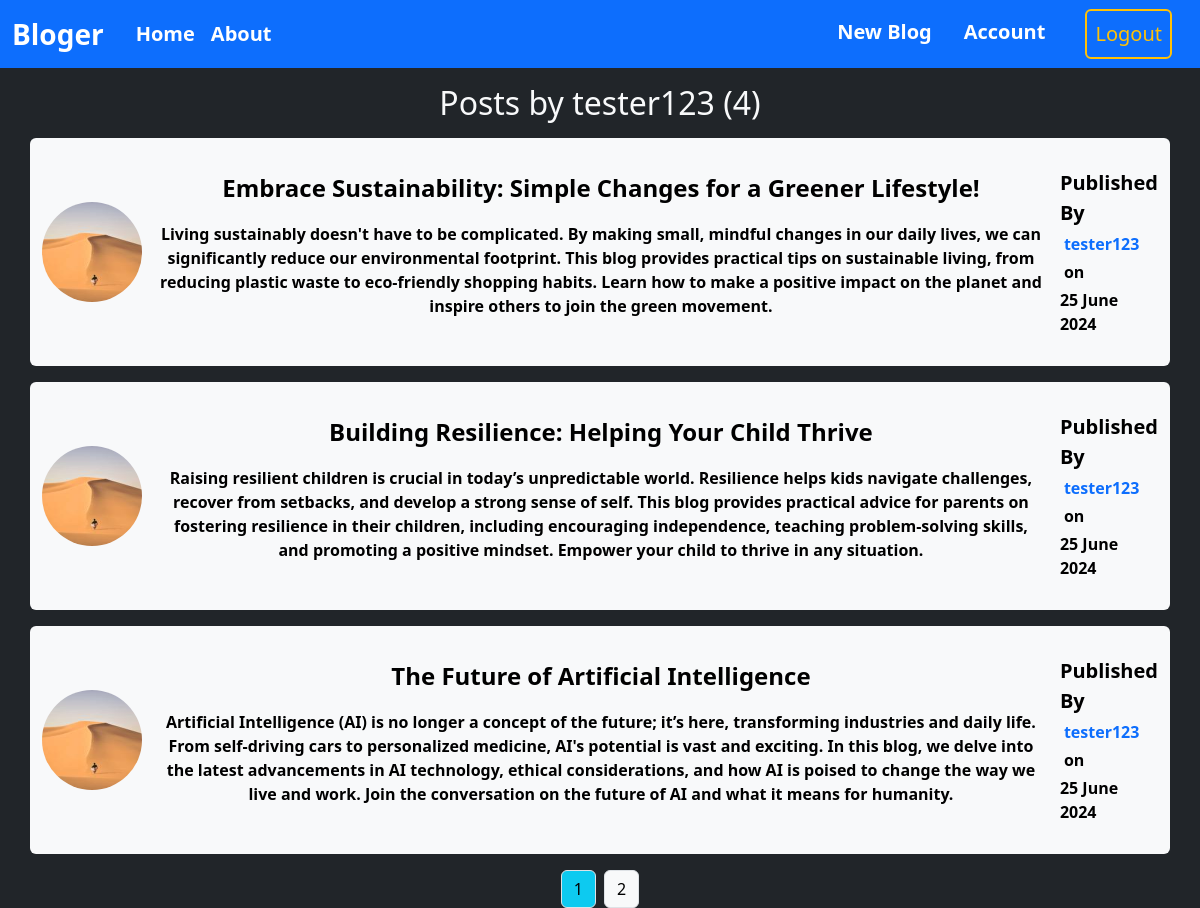
Page /user/tester123 (signed in) on the committed database.
### package/models.py (models this page shows, shortened)
class User(db.Model, UserMixin):
    id = db.Column(db.Integer, primary_key=True)
    username = db.Column(db.String(20), unique=True, nullable=False)
    email = db.Column(db.String(120), unique=True, nullable=False)
    image = db.Column(db.String(20), nullable=False, default="default.jpg")
    password = db.Column(db.String(60), nullable=False)
    posts = db.relationship("Post", backref="author", lazy=True)

class Post(db.Model):
    id = db.Column(db.Integer, primary_key=True)
    title = db.Column(db.String(100), nullable=False)
    date_posted = db.Column(db.DateTime, nullable=False, default = datetime.utcnow)
    content = db.Column(db.Text, nullable=False)
    user_id = db.Column(db.Integer, db.ForeignKey("user.id"), nullable=False)

### package/users/routes.py (the view)
@users.route("/user/<string:username>")
def user_post(username):
    pg = request.args.get("page", 1, type=int)
    user = User.query.filter_by(username=username).first_or_404()
    posts = Post.query.filter_by(author=user).order_by(Post.date_posted.desc()).paginate(per_page=3, page=pg)
    return render_template("user_posts.html", posts=posts, user=user)

### package/models.py (called while the page is built)
@loginManager.user_loader
def load_user(user_id):
    return User.query.get(int(user_id))

### package/templates/user_posts.html
{% extends 'layouts.html' %}
{% block content %}
  <h2 class="text-center">Posts by {{user.username}} ({{posts.total}})</h2>
  {% for post in posts.items %}
    <div class="container bg-light rounded text-black d-flex py-3 justify-content-center my-3 flex-md-row flex-column">
      <div class="d-flex align-items-center justify-content-center">
        <img class="rounded-circle" src="{{ url_for('static', filename='profile_pics/' + post.author.image) }}" style="width: 100px;  height: 100px;" />
      </div>
      <div class="flex-fill text-center mx-3 py-3">
        <a class="title fs-4 text-decoration-none text-black" href="{{ url_for('posts.post', id=post.id) }}">{{ post.title }}</a>
        <p class="mt-3">{{ post.content }}</p>
      </div>
      <div class="d-flex flex-md-column justify-content-center flex-wrap">
        <p class="bold fw-4 fs-5 m-0">Published By</p>
        <a href="{{url_for("users.user_post", username=post.author.username)}}" class="text-decoration-none mx-1 pt-1">{{ post.author.username }}</a>
        <p class="m-0 pt-1 mx-1">on</p>
        <p class="pt-1 m-0">{{ post.date_posted.strftime('%d %B %Y') }}</p>
      </div>
    </div>
  {% endfor %}
  <div class="d-flex justify-content-center">
    {% for page in posts.iter_pages(left_edge=1, right_edge=1, left_current=1, right_current=2) %}
      {% if page %}
        {% if posts.page == page %}
          <a href="{{ url_for('users.user_post', page=page, username=user.username) }}" class="btn btn-info border boder-1 mx-1">{{ page }}</a>
        {% else %}
          <a href="{{ url_for('users.user_post', page=page, username=user.username) }}" class="btn btn-light border boder-1 mx-1">{{ page }}</a>
        {% endif %}
      {% else %}
        ...
      {% endif %}
    {% endfor %}
  </div>
{% endblock %}

### package/static/main.css (style rules this page uses)
body { margin: 0; padding: 0px 0px; height: 100vh; }

### rows in the picture
User: username "tester123"
Post: image (picture), title "Embrace Sustainability: Simple Changes for a Greener Lifestyle!", content "Living sustainably doesn't have to be complicated. By making small, mindful changes in our daily lives, we can significantly reduce our environmental footprint. This blog provides practical tips on sustainable living, from reducing plastic waste to eco-friendly shopping habits. Learn how to make a positive impact on the planet and inspire others to join the green movement.", author.username "tester123", date_posted "25 June 2024"
Post: image (picture), title "Building Resilience: Helping Your Child Thrive", content "Raising resilient children is crucial in today’s unpredictable world. Resilience helps kids navigate challenges, recover from setbacks, and develop a strong sense of self. This blog provides practical advice for parents on fostering resilience in their children, including encouraging independence, teaching problem-solving skills, and promoting a positive mindset. Empower your child to thrive in any situation.", author.username "tester123", date_posted "25 June 2024"
Post: image (picture), title "The Future of Artificial Intelligence", content "Artificial Intelligence (AI) is no longer a concept of the future; it’s here, transforming industries and daily life. From self-driving cars to personalized medicine, AI's potential is vast and exciting. In this blog, we delve into the latest advancements in AI technology, ethical considerations, and how AI is poised to change the way we live and work. Join the conversation on the future of AI and what it means for humanity.", author.username "tester123", date_posted "25 June 2024"

### other values in the picture
{{ posts.total }} "4"
{{ page }} "1"
{{ page }} "2"
